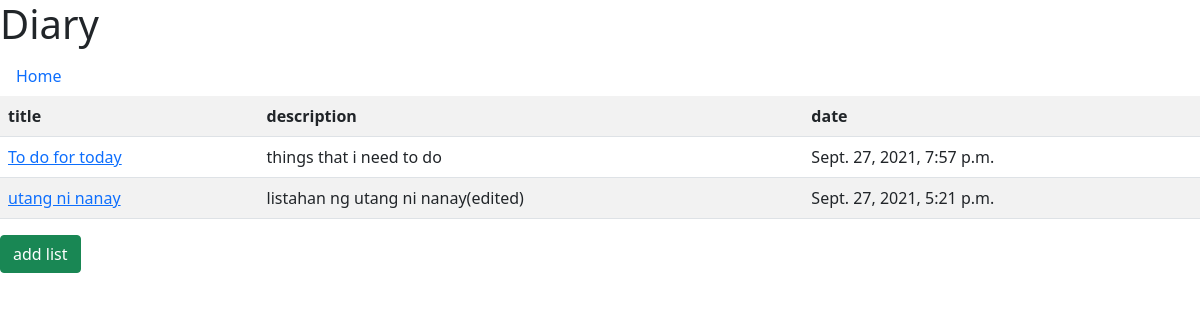
Screenshot of /list/list/ (signed in) with the database file from the repository.
### list/models.py (models this page shows, shortened)
class List(models.Model):
	title 				= models.CharField(max_length=32)
	description 		= models.TextField()
	timestamp			= models.DateTimeField(auto_now_add=True)
	user 				= models.ForeignKey(User, related_name='list', on_delete=models.CASCADE, null=True)

### list/views.py (the view)
# urls.py: path('list/', views.ListListView.as_view(), name='lists_list'),
@method_decorator(login_required, name='dispatch')
class ListListView(ListView):
	model = List
	template_name = 'list/list.html'
	context_object_name = 'lists'
	paginate_by = 10
	def get_queryset(self):
		queryset = List.objects.filter(user=self.request.user).order_by('-timestamp')
		return queryset
	def get_context_data(self, **kwargs):
		context = super(ListListView, self).get_context_data(**kwargs)
		lists = self.get_queryset()
		page = self.request.GET.get('page')
		paginator = Paginator(lists, self.paginate_by)
		lists = context['lists']
		detail_links = [reverse_lazy('list_detail', kwargs={'pk':list_obj.pk}) for list_obj in lists]
		try:
			lists = paginator.page(page)
		except PageNotAnInteger:
			lists = paginator.page(1)
		except EmptyPage:
			lists = paginator.page(paginator.num_pages)
		context['list_details'] = zip(lists, detail_links)
		context['add_list_link'] = reverse_lazy('list_create')
		context['go_home_link'] = reverse_lazy('home')
		return context

### templates/list/list.html (shortened to what this page needs)
{% extends 'diary_base.html' %}
{% block content %}
		<ul class="nav">
			<li class="nav-item">
				<a href="{{go_home_link}}" class="nav-link">Home</a>
			</li>
		</ul>
	<table class="table table-striped">
		<tr>
			<th>title</th>
			<th>description</th>
			<th>date</th>
		</tr>
		{% for entry, detail_link in list_details %}
			<tr>
				<td><a href="{{detail_link}}">{{entry.title}}</a></td>
				<td>{{entry.description}}</td>
				<td>{{entry.timestamp}}</td>
			</tr>
		{% endfor %}
	</table>
	<a href="{{add_list_link}}" class="btn btn-success" role="button">add list</a>
{% endblock %}

### rows the page displays
List: title "To do for today", description "things that i need to do", timestamp "Sept. 27, 2021, 7:57 p.m."
List: title "utang ni nanay", description "listahan ng utang ni nanay(edited)", timestamp "Sept. 27, 2021, 5:21 p.m."
